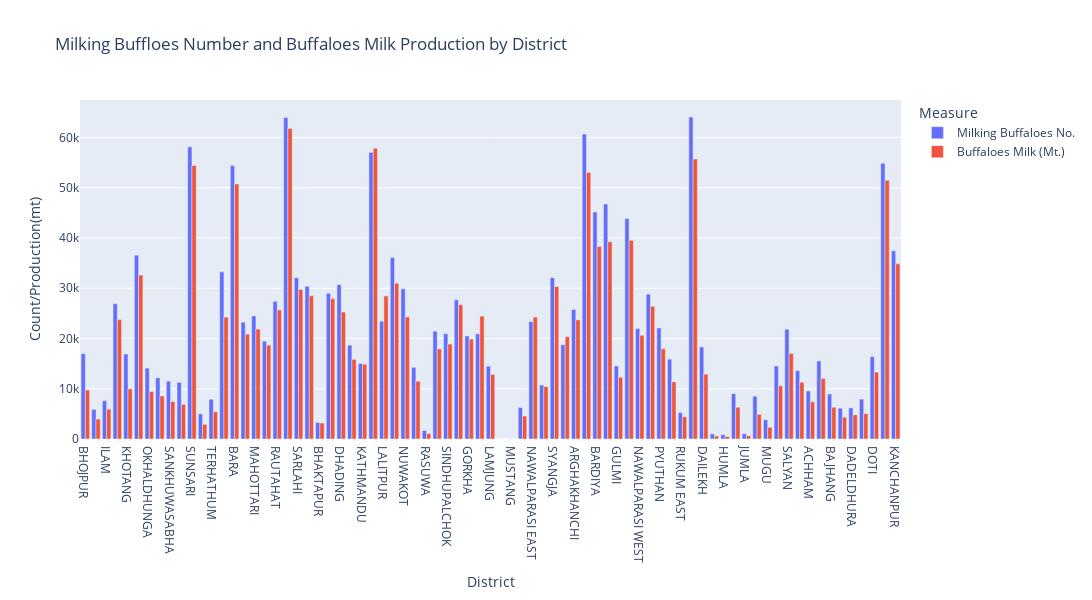

The notebook cell saved with this chart:
### Markdown cell above
as we see from bar graph highest population of cow  is from   morang and also highest milking production. and lowest population and production is in manag and mustang.

### Code cell
#Lets visualize the data of milking buffaloes no and Buffaloes milk production by district
# Select the columns to plot
selected_columns = df1[['District','Milking Buffaloes No.','Buffaloes Milk (Mt.)']]
# Melt the DataFrame
df_melted = pd.melt(selected_columns, id_vars=['District'], value_vars=[ 'Milking Buffaloes No.','Buffaloes Milk (Mt.)'],
                    var_name='Measure', value_name='Value')
# Create a bar plot
fig = px.bar(df_melted, x='District', y='Value', color='Measure', barmode='group',
             title='Milking Buffloes Number and Buffaloes Milk Production by District',
             labels={'District': 'District', 'Value': 'Count/Production(mt)'},height=600, width=3000)

# Show the plot
fig.show()

### Figure 1 — Plotly figure (JSON) as saved in the notebook; plotly's stock layout.template omitted (floating-point values rounded to 4 significant figures)
{"data": [{"alignmentgroup": "True", "hovertemplate": "Measure=Milking Buffaloes No.<br>District=%{x}<br>Count/Production(mt)=%{y}<extra></extra>", "legendgroup": "Milking Buffaloes No.", "marker": {"color": "#636efa", "pattern": {"shape": ""}}, "name": "Milking Buffaloes No.", "offsetgroup": "Milking Buffaloes No.", "orientation": "v", "showlegend": true, "textposition": "auto", "type": "bar", "x": ["BHOJPUR", "DHANKUTA", "ILAM", "JHAPA", "KHOTANG", "MORANG", "OKHALDHUNGA", "PANCHTHAR", "SANKHUWASABHA", "SOLUKHUMBU", "SUNSARI", "TAPLEJUNG", "TERHATHUM", "UDAYAPUR", "BARA", "DHANUSHA", "MAHOTTARI", "PARSA", "RAUTAHAT", "SAPTARI", "SARLAHI", "SIRAHA", "BHAKTAPUR", "CHITWAN", "DHADING", "DOLAKHA", "KATHMANDU", "KABHREPALAN- CHOK", "LALITPUR", "MAKWANPUR", "NUWAKOT", "RAMECHHAP", "RASUWA", "SINDHULI", "SINDHUPALCHOK", "BAGLUNG", "GORKHA", "KASKI", "LAMJUNG", "MANANG", "MUSTANG", "MYAGDI", "NAWALPARASI EAST", "PARBAT", "SYANGJA", "TANAHUN", "ARGHAKHANCHI", "BANKE", "BARDIYA", "DANG", "GULMI", "KAPILBASTU", "NAWALPARASI WEST", "PALPA", "PYUTHAN", "ROLPA", "RUKUM EAST", "RUPANDEHI", "DAILEKH", "DOLPA", "HUMLA", "JAJARKOT", "JUMLA", "KALIKOT", "MUGU", "RUKUM WEST", "SALYAN", "SURKHET", "ACHHAM", "BAITADI", "BAJHANG", "BAJURA", "DADELDHURA", "DARCHULA", "DOTI", "KAILALI", "KANCHANPUR"], "xaxis": "x", "y": [17001, 5896, 7634, 26920, 16916, 36589, 14113, 12168, 11515, 11288, 58136, 5005, 7897, 33261, 54432, 23240, 24494, 19475, 27392, 64004, 32079, 30379, 3304, 28992, 30720, 18681, 15025, 57043, 23440, 36102, 29891, 14255, 1686, 21458, 20944, 27691, 20509, 20930, 14488, 0, 32, 6264, 23367, 10747, 32107, 18756, 25791, 60679, 45179, 46781, 14531, 43876, 21970, 28818, 22087, 15887, 5244, 64089, 18318, 1005, 852, 9016, 1047, 8513, 3827, 14536, 21846, 13617, 9556, 15534, 8963, 6136, 6187, 7936, 16390, 54882, 37469], "yaxis": "y"}, {"alignmentgroup": "True", "hovertemplate": "Measure=Buffaloes Milk (Mt.)<br>District=%{x}<br>Count/Production(mt)=%{y}<extra></extra>", "legendgroup": "Buffaloes Milk (Mt.)", "marker": {"color": "#EF553B", "pattern": {"shape": ""}}, "name": "Buffaloes Milk (Mt.)", "offsetgroup": "Buffaloes Milk (Mt.)", "orientation": "v", "showlegend": true, "textposition": "auto", "type": "bar", "x": ["BHOJPUR", "DHANKUTA", "ILAM", "JHAPA", "KHOTANG", "MORANG", "OKHALDHUNGA", "PANCHTHAR", "SANKHUWASABHA", "SOLUKHUMBU", "SUNSARI", "TAPLEJUNG", "TERHATHUM", "UDAYAPUR", "BARA", "DHANUSHA", "MAHOTTARI", "PARSA", "RAUTAHAT", "SAPTARI", "SARLAHI", "SIRAHA", "BHAKTAPUR", "CHITWAN", "DHADING", "DOLAKHA", "KATHMANDU", "KABHREPALAN- CHOK", "LALITPUR", "MAKWANPUR", "NUWAKOT", "RAMECHHAP", "RASUWA", "SINDHULI", "SINDHUPALCHOK", "BAGLUNG", "GORKHA", "KASKI", "LAMJUNG", "MANANG", "MUSTANG", "MYAGDI", "NAWALPARASI EAST", "PARBAT", "SYANGJA", "TANAHUN", "ARGHAKHANCHI", "BANKE", "BARDIYA", "DANG", "GULMI", "KAPILBASTU", "NAWALPARASI WEST", "PALPA", "PYUTHAN", "ROLPA", "RUKUM EAST", "RUPANDEHI", "DAILEKH", "DOLPA", "HUMLA", "JAJARKOT", "JUMLA", "KALIKOT", "MUGU", "RUKUM WEST", "SALYAN", "SURKHET", "ACHHAM", "BAITADI", "BAJHANG", "BAJURA", "DADELDHURA", "DARCHULA", "DOTI", "KAILALI", "KANCHANPUR"], "xaxis": "x", "y": [9751, 3957, 5948, 23743, 9978, 32623, 9452, 8560, 7443, 6897, 54433, 2925, 5420, 24252, 50748, 20876, 21873, 18689, 25674, 61770, 29775, 28507, 3178, 27944, 25282, 15849, 14873, 57852, 28472, 30997, 24306, 11514, 1062, 17923, 18899, 26730, 19887, 24456, 12856, 0, 16, 4584, 24266, 10425, 30358, 20373, 23719, 53033, 38311, 39250, 12290, 39538, 20652, 26408, 17965, 11360, 4417, 55723, 12904, 586, 493, 6326, 640, 4914, 2339, 10590, 17031, 11294, 7411, 12054, 6319, 4349, 4822, 5035, 13310, 51472, 34852], "yaxis": "y"}], "layout": {"barmode": "group", "height": 600, "legend": {"title": {"text": "Measure"}, "tracegroupgap": 0}, "title": {"text": "Milking Buffloes Number and Buffaloes Milk Production by District"}, "width": 3000, "xaxis": {"anchor": "y", "domain": [0, 1], "title": {"text": "District"}}, "yaxis": {"anchor": "x", "domain": [0, 1], "title": {"text": "Count/Production(mt)"}}}}
